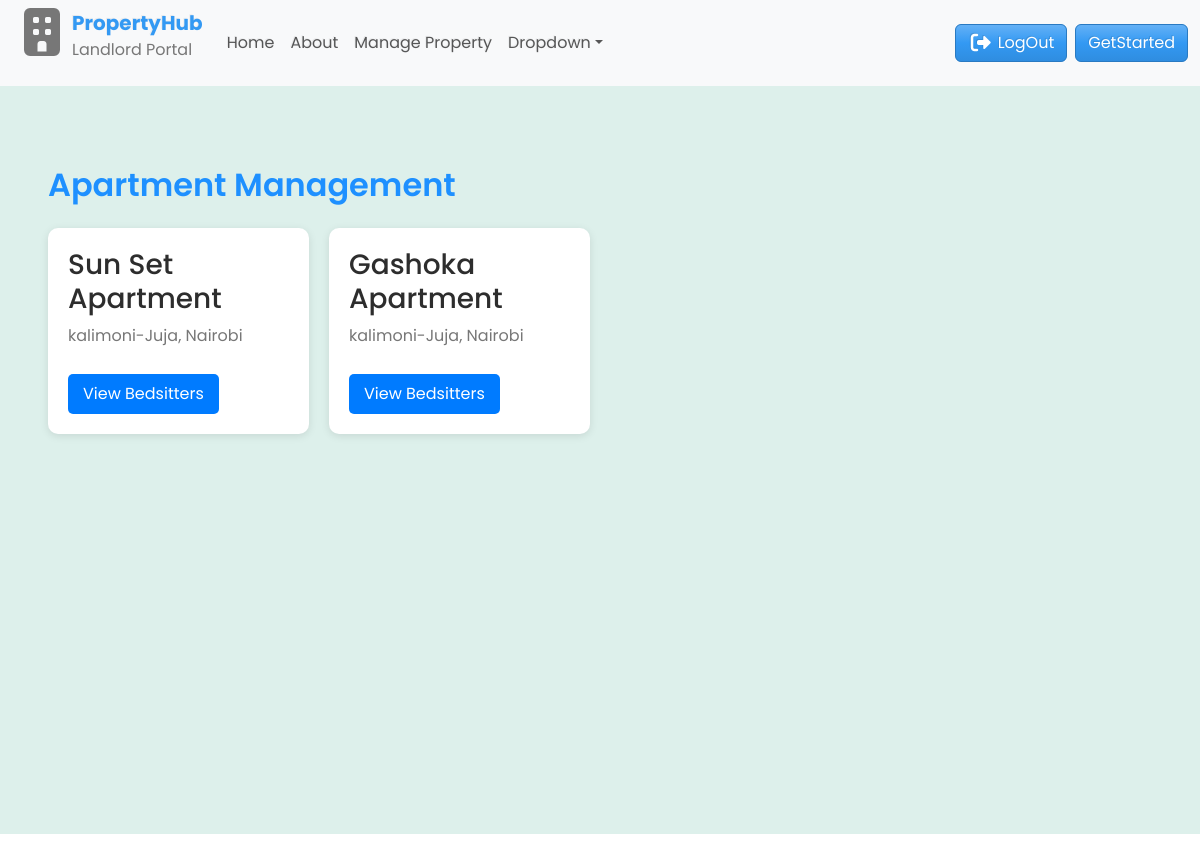
/apartment_dashboard/, run on an earlier commit of the app's database.
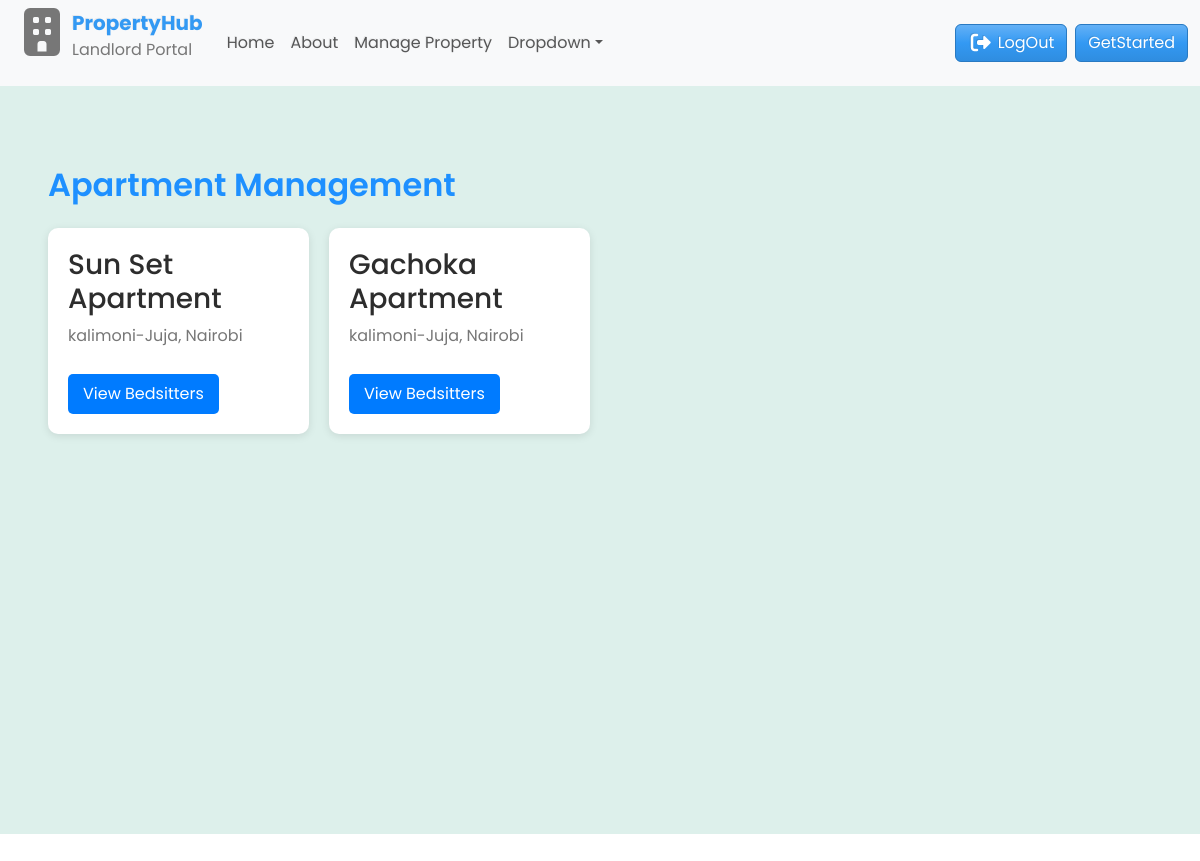
And on a later commit of the database.
### main/models.py (models this page shows, shortened)
class Apartment(models.Model):
    name = models.CharField(max_length=100)
    address = models.CharField(max_length=255)
    city = models.CharField(max_length=100)
    class Meta:
        verbose_name_plural = "Apartments"

### main/views.py (the view)
# urls.py: path('apartment_dashboard/', views.apartment_dashboard, name='apartment_dashboard'),
def apartment_dashboard(request):
    apartments = Apartment.objects.all()
    context = {"apartments": apartments}
    return render(request, "main/apartment_dashboard.html", context)

### main/templates/main/apartment_dashboard.html
{% extends 'main/base.html' %}
{% block content %}
<div class="container-fluid" id="dashboard">
  <h2>Apartment Management</h2>
  <div
    style="
      display: grid;
      grid-template-columns: repeat(auto-fill, minmax(250px, 1fr));
      gap: 20px;
    "
  >
    {% for apartment in apartments %}
    <div
      style="
        background: white;
        padding: 20px;
        border-radius: 10px;
        box-shadow: 0 2px 8px rgba(0, 0, 0, 0.1);
      "
    >
      <h3>{{ apartment.name }}</h3>
      <p>{{ apartment.address }}, {{ apartment.city }}</p>
      <a
        href="{% url 'apartment_detail' apartment.id %}"
        style="
          display: inline-block;
          margin-top: 10px;
          padding: 8px 15px;
          background: #007bff;
          color: white;
          border-radius: 5px;
          text-decoration: none;
        "
      >
        View Bedsitters
      </a>
    </div>
    {% empty %}
    <p>No apartments found.</p>
    {% endfor %}
  </div>
</div>
{% endblock %}

### main/templates/main/base.html (shortened to what this page needs)
{% load static %}
<!DOCTYPE html>
<html lang="en">
  <head>
    <link
      rel="stylesheet"
      href="https://cdnjs.cloudflare.com/ajax/libs/font-awesome/7.0.0/css/all.min.css"
    />
    <link rel="stylesheet" href="{% static 'css/bootstrap.min.css' %}" />
    <link rel="stylesheet" href="{% static 'css/styles.css' %}" />
  </head>
  <body>
    <nav class="navbar navbar-expand-lg bg-body-tertiary">
      <div class="container-fluid">
        <div class="d-flex">
          <i class="fa-solid fa-building fa-3x"></i>
          <div>
            <a class="navbar-brand fw-bold" href="#">PropertyHub</a> <br />
            <p>Landlord Portal</p>
          </div>
        </div>
        <div class="collapse navbar-collapse" id="navbarColor04">
          <ul class="navbar-nav me-auto">
            <li class="nav-item">
              <a class="nav-link" href="{% url 'home' %}"
                >Home
              </a>
            </li>
            <li class="nav-item">
              <a class="nav-link" href="#">About</a>
            </li>
            <li class="nav-item">
              <a class="nav-link" href="{% url 'manage_property' %}"
                >Manage Property</a
              >
            </li>
            <li class="nav-item dropdown">
              <a
                class="nav-link dropdown-toggle"
                data-bs-toggle="dropdown"
                href="#"
                role="button"
                aria-haspopup="true"
                aria-expanded="false"
                >Dropdown</a
              >
            </li>
          </ul>
          <div class="d-flex">
            <a href="#" class="btn btn-info my-2 my-sm-0 me-sm-2"
              ><i class="fa-solid fa-right-from-bracket fa-lg"></i> LogOut</a
            >
            <a class="btn btn-info my-2 my-sm-0"> GetStarted </a>
          </div>
        </div>
      </div>
    </nav>
    {% block content %}{% endblock %}
  </body>
</html>

### main/static/css/styles.css (style rules this page uses)
* { box-sizing: border-box; padding: 0; margin: 0; font-family: "poppins", sans-serif; text-decoration: none; }
body, html { overflow-x: hidden; height: 100vh; transition: 0.4s; }
a { text-decoration: none; }
#dashboard { background-color: #ddf0eb; padding: 5rem 3rem 25rem 3rem; }
#dashboard h2 { color: dodgerblue; font-weight: 600; padding-bottom: 1rem; }

What changed in the data, as far as the page shows it:
changed Apartment: name "Gashoka Apartment" → "Gachoka Apartment"
